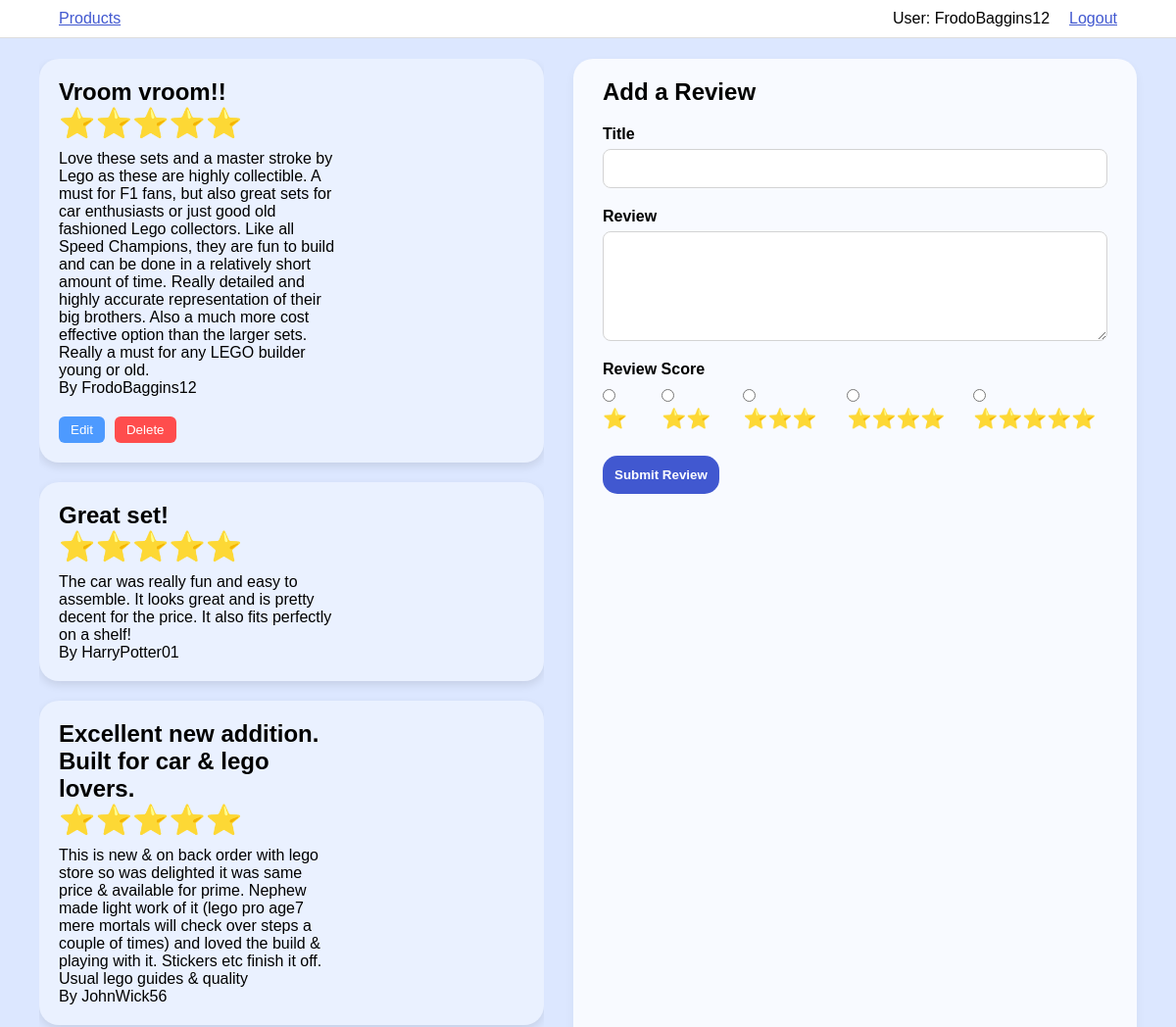
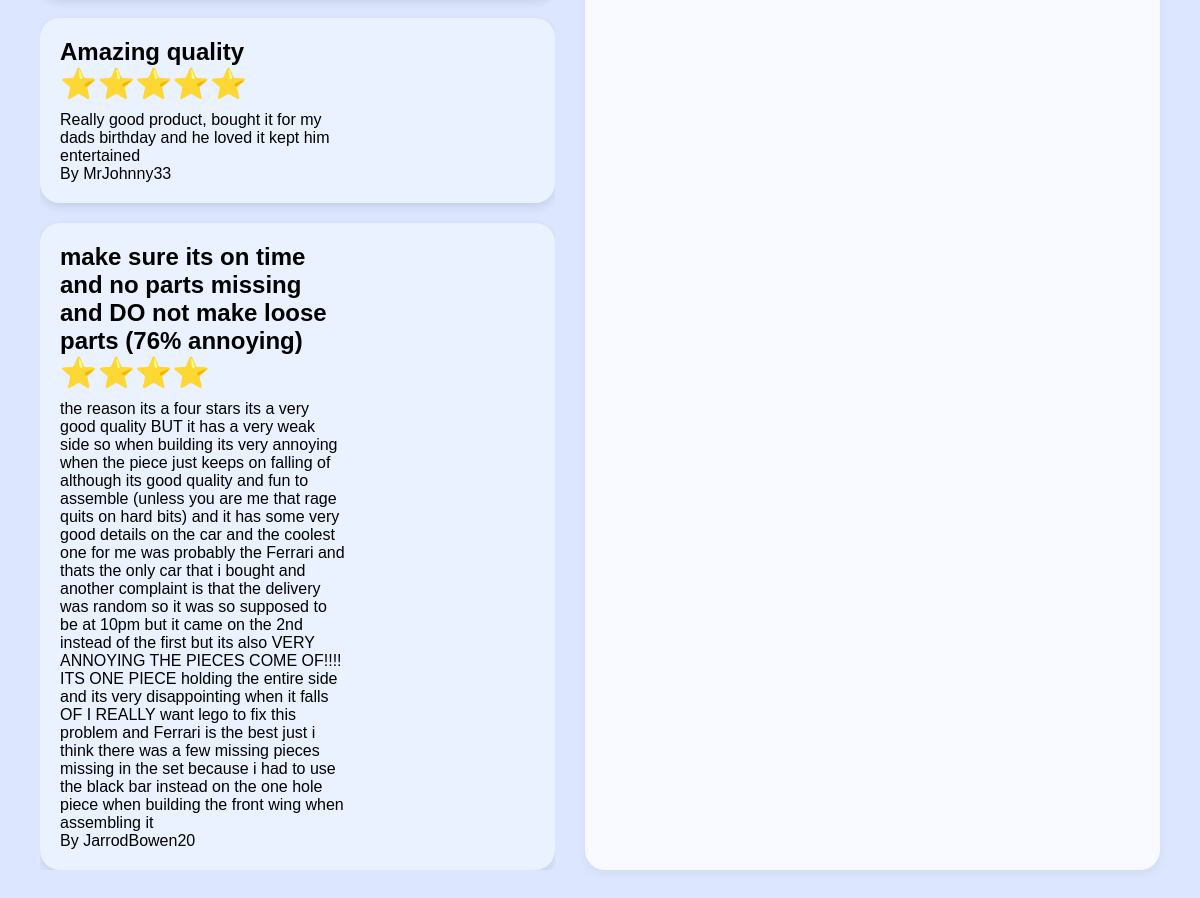
Page /products/9705dd28-9c4a-4ca8-94fe-f41e90ea5ee3 (signed in) on the committed database (2 pictures, top to bottom).
### tables this page shows
CREATE TABLE Reviews (
        review_id TEXT PRIMARY KEY,
        product_id TEXT NOT NULL,
        username TEXT NOT NULL,
        review_title TEXT NOT NULL,
        review_body TEXT NOT NULL,
        review_score INTEGER NOT NULL,
        FOREIGN KEY (product_id) REFERENCES Products(product_id),
        FOREIGN KEY (username) REFERENCES Users(username)
    );

### Source/flask_app.py (the view, shortened to what this page needs)
@app.route("/products/<product_id>", methods=["GET", "POST"])
@login_required
def review_page(product_id):
    product = get_product_by_id(product_id)
    if not product:
        flash("Product not found", "error")
        return redirect(url_for("products_page"))
    reviews = build_list_of_reviews(product_id)
    return render_template("review-page.html", reviews=reviews)

### Source/Helpers/build_list_of_reviews_helper.py (called while the page is built)
def build_list_of_reviews(product_id):
    query = f"SELECT review_id, review_title, review_body, review_score, username FROM {REVIEW_TABLE_NAME} WHERE product_id = ?"
    cur, con = query_database(query, params=(product_id,))
    rows = cur.fetchall()
    con.close()
    reviews = []
    for row in rows:
        review_id, review_title, review_body, review_score, username = row
        review = Review(review_id, review_title, review_body, review_score, username, product_id)
        reviews.append(review)
    return reviews

### Source/Helpers/build_user_class_from_database_helper.py (called while the page is built)
def build_user(username):
    query = f"SELECT is_admin FROM {USER_TABLE_NAME} WHERE username = ? LIMIT 1"
    cur, con = query_database(query, params=(username,))
    result = cur.fetchone()
    con.close()
    if result is None:
        return None
    else:
        return User(username, bool(result[0]))

### Source/Helpers/count_number_of_reviews.py (called while the page is built)
def count_number_of_reviews(product_id):
    query = f"SELECT COUNT(*) FROM {REVIEW_TABLE_NAME} WHERE product_id = ?"
    cur, con = query_database(query, params=(product_id,))
    result = cur.fetchone()
    con.close()
    return result[0] if result else 0

### Source/Helpers/database_query_helper.py (called while the page is built)
def query_database(query, **kwargs):
    base_dir = os.path.dirname(os.path.abspath(__file__))
    full_path = os.path.join(base_dir, "../..", "Databases", DATABASE_FILE_NAME)
    params = kwargs.get('params', None)
    con = sqlite3.connect(full_path)
    con.execute("PRAGMA foreign_keys = ON")  # Enable foreign keys
    cur = con.cursor()
    if params is None:
        result = cur.execute(query)
    else:
        result = cur.execute(query, params)
    con.commit()
    return result, con

### Source/Helpers/get_average_review_score.py (called while the page is built)
def get_average_review_score(product_id):
    query = f"SELECT review_score FROM {REVIEW_TABLE_NAME} WHERE product_id = ?"
    cur, con = query_database(query, params=(product_id,))
    result = cur.fetchall()
    con.close()
    if not result:
        return None
    total = sum(score[0] for score in result)
    return round(total / len(result), 1)

### Source/Helpers/get_product_by_id_helper.py (called while the page is built)
def get_product_by_id(product_id):
    query = f"""
        SELECT product_name, product_image
        FROM {PRODUCT_TABLE_NAME}
        WHERE product_id = ?
        LIMIT 1
    """
    params = (product_id,)
    cur, con = query_database(query, params=params)
    row = cur.fetchone()
    con.close()
    if row is None:
        return None
    product = Product(
        product_id=product_id,
        name=row[0],
        image_url=row[1],
    )
    return product

### Source/Models/product.py (called while the page is built)
    def generate_num_reviews(self):
        return count_number_of_reviews(self.product_id)

### Source/templates/review-page.html (shortened to what this page needs)
{% extends "base-template.html" %}
{% block stylesheet %}
<link rel="stylesheet" href="{{ url_for('static', filename='CSS/review-page.css') }}">
{% endblock %}
{% block content %}
<div class="review-page-container">
  {% if reviews|length > 0 %}
  <div class="reviews-left">
    <div class="review-list">
      {% for review in reviews %}
      <div class="review-card">
        <div class="review-info">
          <h2>{{ review.review_title }}</h2>
          <h3>{{ "⭐️" * review.review_score }}</h3>
          <p>{{ review.review_body }}</p>
          <p>By {{ review.username }}</p>
          {% if current_user.get_id() == review.username or current_user.get_is_admin() %}
          <div class="button-row">
            <form method="GET" action="{{ url_for('edit_review', product_id=review.product_id, review_id=review.review_id) }}">
              <button type="submit" class="edit-btn">Edit</button>
            </form>
            <form method="POST" action="{{ url_for('delete_review_request', review_id=review.review_id) }}"
                  onsubmit="return confirm('Are you sure you want to delete this review?');">
              <button type="submit" class="delete-btn">Delete</button>
            </form>
          </div>
          {% endif %}
        </div>
      </div>
      {% endfor %}
    </div>
  </div>
  {% endif %}
  <div class="review-form-right">
    <h2>Add a Review</h2>
    <form method="POST">
      <div class="field">
        <label for="review_title">Title</label>
        <input type="text" id="review_title" name="review_title" required>
      </div>
      <div class="field">
        <label for="review_body">Review</label>
        <textarea id="review_body" name="review_body" rows="5" required></textarea>
      </div>
      <div class="field">
        <label>Review Score</label>
        <div class="radio-group">
          {% for i in range(1, 6) %}
          <label>
            <input type="radio" name="review_score" value="{{ i }}" required> {{ "⭐️" * i }}
          </label>
          {% endfor %}
        </div>
      </div>
      <input type="submit" value="Submit Review">
    </form>
  </div>
</div>
{% endblock %}

### Source/static/CSS/constants.css (style rules this page uses)
:root { --webpage-background: #dce7ff; --header-gradient: linear-gradient(-190deg, #8e98c5, #3239a8); --button-gradient: linear-gradient(10deg, #6c749a, #0b16ba); --border-colour: #4158d0; }

### Source/static/CSS/base-template.css (style rules this page uses)
* { margin: 0; padding: 0; box-sizing: border-box; font-family: 'Amazon Ember', sans-serif; }
html,body { padding-top: 20px; display: flex; justify-content: center; align-items: center; height: auto; width: auto; overflow-y: auto; place-items: center; background: var(--webpage-background); }

### Source/static/CSS/review-page.css (style rules this page uses)
.review-page-container { display: flex; gap: 30px; padding: 20px 40px 40px; height: 100%; box-sizing: border-box; }
.reviews-left { flex: 1; overflow-y: auto; }
.review-list { display: flex; flex-direction: column; gap: 20px; padding: 0; }
.review-card { display: flex; justify-content: space-between; align-items: center; background: #eaf1ff; border-radius: 20px; padding: 20px; box-shadow: 0px 4px 10px rgba(0, 0, 0, 0.1); }
.review-info { max-width: 60%; }
.review-info h2 { margin-bottom: 0; }
.review-info h3 { font-size: 30px; margin-bottom: 10px; user-select: none; }
.review-form-right { flex: 1; background: #f8faff; border-radius: 20px; padding: 20px 30px; box-shadow: 0px 4px 10px rgba(0,0,0,0.05); overflow-y: auto; }
.review-form-right h2 { margin-bottom: 20px; user-select: none; }
.review-form-right form .field { margin-bottom: 20px; display: flex; flex-direction: column; }
.review-form-right form label { font-weight: 600; margin-bottom: 6px; user-select: none; }
.review-form-right form input[type="text"], .review-form-right form input[type="number"], .review-form-right form textarea { padding: 10px; border: 1px solid lightgrey; border-radius: 8px; font-size: 16px; resize: vertical; }
.review-form-right form input[type="submit"] { background: #4158d0; color: white; font-weight: 600; padding: 12px; border: none; border-radius: 15px; cursor: pointer; transition: background-color 0.3s ease; }
.delete-btn { background-color: #ff4d4d; color: white; border: none; padding: 6px 12px; border-radius: 6px; cursor: pointer; margin-top: 10px; }
.edit-btn { background-color: #4d9aff; color: white; border: none; padding: 6px 12px; border-radius: 6px; cursor: pointer; margin-top: 10px; }
.radio-group { display: flex; gap: 15px; }
.radio-group label { font-size: 20px; user-select: none; cursor: pointer; }
input[type="radio"] { margin-right: 6px; cursor: pointer; }
.button-row { user-select: none; display: flex; gap: 10px; margin-top: 10px; }
.button-row form { margin: 0; }

### rows in the picture
Reviews: review_title "Vroom vroom!!", review_score "⭐️⭐️⭐️⭐️⭐️", review_body "Love these sets and a master stroke by Lego as these are highly collectible. A must for F1 fans, but also great sets for car enthusiasts or just good old fashioned Lego collectors. Like all Speed Champions, they are fun to build and can be done in a relatively short amount of time. Really detailed and highly accurate representation of their big brothers. Also a much more cost effective option than the larger sets. Really a must for any LEGO builder young or old.", username "FrodoBaggins12"
Reviews: review_title "Great set!", review_score "⭐️⭐️⭐️⭐️⭐️", review_body "The car was really fun and easy to assemble. It looks great and is pretty decent for the price. It also fits perfectly on a shelf!", username "HarryPotter01"
Reviews: review_title "Excellent new addition. Built for car & lego lovers.", review_score "⭐️⭐️⭐️⭐️⭐️", review_body "This is new & on back order with lego store so was delighted it was same price & available for prime. Nephew made light work of it (lego pro age7 mere mortals will check over steps a couple of times) and loved the build & playing with it. Stickers etc finish it off. Usual lego guides & quality", username "JohnWick56"
Reviews: review_title "Amazing quality", review_score "⭐️⭐️⭐️⭐️⭐️", review_body "Really good product, bought it for my dads birthday and he loved it kept him entertained", username "MrJohnny33"
Reviews: review_title "make sure its on time and no parts missing and DO not make loose parts (76% annoying)", review_score "⭐️⭐️⭐️⭐️", review_body "the reason its a four stars its a very good quality BUT it has a very weak side so when building its very annoying when the piece just keeps on falling of although its good quality and fun to assemble (unless you are me that rage quits on hard bits) and it has some very good details on the car and the coolest one for me was probably the Ferrari and thats the only car that i bought and another complaint is that the delivery was random so it was so supposed to be at 10pm but it came on the 2nd instead of the first but its also VERY ANNOYING THE PIECES COME OF!!!! ITS ONE PIECE holding the entire side and its very disappointing when it falls OF I REALLY want lego to fix this problem and…", username "JarrodBowen20"

### other values in the picture
{{ current_user.get_id() }} "FrodoBaggins12"
{{ "⭐️" * i }} "⭐️" "⭐️⭐️" "⭐️⭐️⭐️" "⭐️⭐️⭐️⭐️" "⭐️⭐️⭐️⭐️⭐️"
